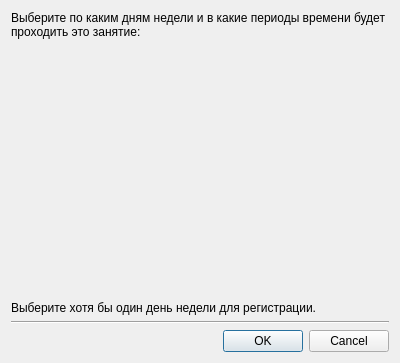
<?xml version="1.0" encoding="UTF-8"?>
<ui version="4.0">
 <class>Dialog</class>
 <widget class="QDialog" name="Dialog">
  <property name="geometry">
   <rect>
    <x>0</x>
    <y>0</y>
    <width>400</width>
    <height>363</height>
   </rect>
  </property>
  <property name="windowTitle">
   <string>Настройка расписания</string>
  </property>
  <layout class="QVBoxLayout" name="verticalLayout">
   <item>
    <widget class="QLabel" name="label">
     <property name="text">
      <string>Выберите по каким дням недели и в какие периоды времени будет проходить это занятие:</string>
     </property>
     <property name="wordWrap">
      <bool>true</bool>
     </property>
    </widget>
   </item>
   <item>
    <layout class="QGridLayout" name="gridLayout"/>
   </item>
   <item>
    <spacer name="verticalSpacer">
     <property name="orientation">
      <enum>Qt::Vertical</enum>
     </property>
     <property name="sizeHint" stdset="0">
      <size>
       <width>20</width>
       <height>40</height>
      </size>
     </property>
    </spacer>
   </item>
   <item>
    <widget class="QLabel" name="label_16">
     <property name="text">
      <string>Выберите хотя бы один день недели для регистрации.</string>
     </property>
    </widget>
   </item>
   <item>
    <widget class="Line" name="line">
     <property name="orientation">
      <enum>Qt::Horizontal</enum>
     </property>
    </widget>
   </item>
   <item>
    <widget class="QDialogButtonBox" name="buttonBox">
     <property name="orientation">
      <enum>Qt::Horizontal</enum>
     </property>
     <property name="standardButtons">
      <set>QDialogButtonBox::Cancel|QDialogButtonBox::Ok</set>
     </property>
    </widget>
   </item>
  </layout>
 </widget>
 <resources/>
 <connections>
  <connection>
   <sender>buttonBox</sender>
   <signal>accepted()</signal>
   <receiver>Dialog</receiver>
   <slot>accept()</slot>
   <hints>
    <hint type="sourcelabel">
     <x>248</x>
     <y>254</y>
    </hint>
    <hint type="destinationlabel">
     <x>157</x>
     <y>274</y>
    </hint>
   </hints>
  </connection>
  <connection>
   <sender>buttonBox</sender>
   <signal>rejected()</signal>
   <receiver>Dialog</receiver>
   <slot>reject()</slot>
   <hints>
    <hint type="sourcelabel">
     <x>316</x>
     <y>260</y>
    </hint>
    <hint type="destinationlabel">
     <x>286</x>
     <y>274</y>
    </hint>
   </hints>
  </connection>
 </connections>
</ui>
